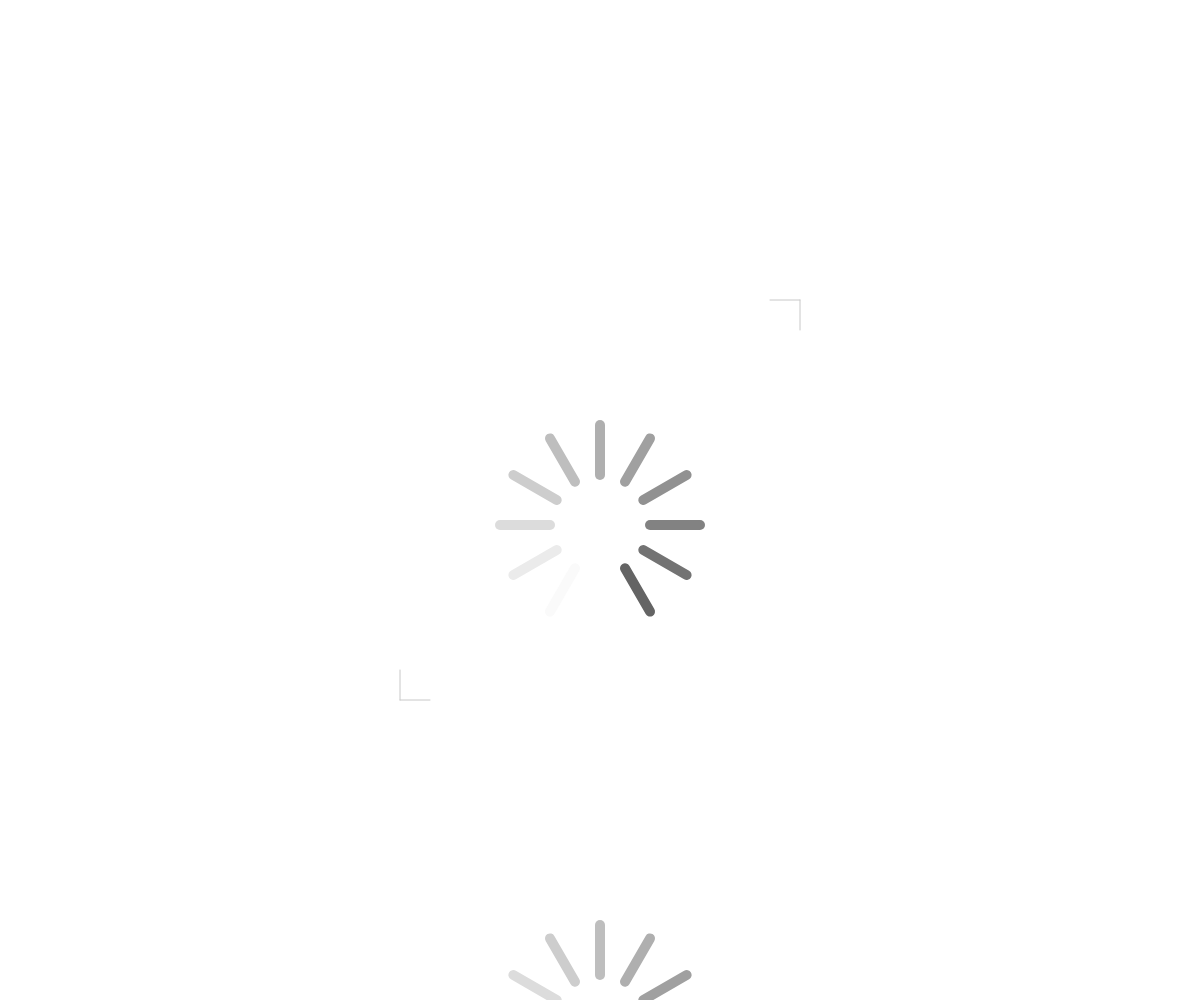
Frame 1 (no input)
Frame 60 (no input): identical to frame 1, image omitted
Frame 120 (the mouse pressed at the canvas centre since frame 60): identical to frame 1, image omitted

The p5.js sketch that drew this single still picture (run headless with seeded random() and noise() and a simulated clock; from frame 60 on, the mouse is pressed at the canvas centre):

// p5.js sketch
// ── sketch.js
var wait = [];
var pos = 25;
function setup() {
  createCanvas(windowWidth, windowHeight);
  background(255);
  for (var s = 0; s < 108; s++) {
    wait.push(new Wait(width / 2, height / 2 + s * height/2, s%12));
  }
}

function draw() {
  background(255);
  for (var s = 0; s <108; s++) {
    wait[s].update(pos);
    wait[s].show();
  }
  strokeWeight(1);
  stroke(200);
  var loc = 200;
  line(width/2+loc,height/2-loc,width/2+loc-30,height/2-loc)
  line(width/2+loc,height/2-loc,width/2+loc,height/2-loc+30)
  line(width/2-loc,height/2+loc,width/2-loc+30,height/2+loc)
  line(width/2-loc,height/2+loc,width/2-loc,height/2+loc-30)
  
}
function mouseWheel(event) {
  print(event.delta);
  //move the square according to the vertical scroll amount
  pos -= event.delta;
  //uncomment to block page scrolling
  //return false;
}

function Wait(A, B, C) {
  this.orgY =B;
  this.x = A;
  this.y = B;
  this.flag = C;
  this.update = function(D) {
    this.y = this.orgY+D;
  }
  this.show = function() {
    push();
    strokeWeight(10);
    translate(this.x, this.y);
    rotate(radians(30 * this.flag))
    for (var s = 0; s < 12; s++) {
      rotate(radians(-30));
      var colorFlag = map(s, 0, 12, 100, 280);
      if (colorFlag < 0) colorFlag = 0;
      stroke(colorFlag);
      noFill();
      line(0, 50, 0, 100);
    }
    pop();
  }
}
